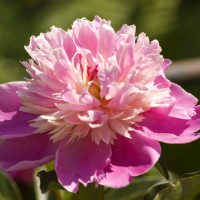
//> input picture Filter/flower.jpg, 200 x 200 px
$ ./filter flower.jpg   (built with g++ and OpenCV 4)
//> lines starting //> are read from the running program, lines starting //| are printed output that depends on the picture
#include "opencv2/imgproc/imgproc.hpp"
#include "opencv2/highgui/highgui.hpp"
#include <stdlib.h>
#include <stdio.h>

using namespace cv;

int main ( int argc, char** argv ){
  Mat filtered; //temporary varaible for newly computed values
  Mat src = imread( argv[1], 0);  //grayscale
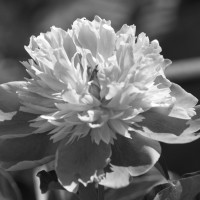
//> src: 200 rows x 200 cols, CV_8UC1; min 11, max 255, mean 109.4

  //check if src image is properly loaded
  if( !src.data ) return -1;

  imshow("Original", src);
  imwrite("original.jpg", src);
  cvMoveWindow("Original", 100, 300);

  int meanFilter1[3][3], meanFilter2[3][3] = 	   {{1,2,1},
                          												{2,4,2},
                          												{1,2,1}},
              						spatialFilter1[3][3] =  {{0,1,0},
                          												{1,-4,1},
                          												{0,1,0}},
              						spatialFilter2[3][3] = {{0,-1,0},
                          												{-1,5,-1},
                          												{0,-1,0}};
  //initialize meanFilter1 into 3x3 matrix of 1s
  for(int i = 0 ; i < 3 ; i++){
    for(int j = 0 ; j < 3 ; j++){
      meanFilter1[i][j] = 1;
    }
  }

//======================================================================================================//
//========================================MEAN FILTER 1=================================================//
//======================================================================================================//

  src = imread( argv[1], 0);  //grayscale
  filtered = imread( argv[1], 0);

  for(int i = 1 ; i < src.rows-1 ; i++){    //traverses the rows of the image source
    for(int j = 1 ; j < src.cols-1 ; j++){  //traverses the cols of the image source
      int temp = 0, sum = 0;

      for(int a = -1 ; a < 2 ; a++){         //traverses the rows of the kernel
        for (int b =  -1 ; b < 2 ; b++){      //traverses the cols of the kernel
          sum += meanFilter1[a + 1][b + 1];         //computes the sum of the values of the kernel
          temp = temp + (meanFilter1[a + 1][b + 1] * src.at<uchar>(i + a, j + b)); //multiplies the corresponding value of the kernel to the current matrix
        }
      }

      filtered.at<uchar>(i,j) = abs(temp/sum); //computes the new value of the target pixel
    }//close for
  }//close for
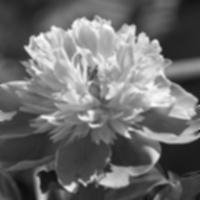
//> filtered: 200 rows x 200 cols, CV_8UC1; min 13, max 253, mean 109

  //display and save image
  imshow("Mean Filter 1", filtered);
  imwrite("meanFilter1.jpg", filtered);
  cvMoveWindow("Mean Filter 1", 500, 100);

//======================================================================================================//
//========================================MEAN FILTER 1=================================================//
//======================================================================================================//

  src = imread( argv[1], 0);  //grayscale
  filtered = imread( argv[1], 0);

  for(int i = 1 ; i < src.rows-1 ; i++){    //traverses the rows of the image source
    for(int j = 1 ; j < src.cols-1 ; j++){  //traverses the cols of the image source
      int temp = 0, sum = 0;

      for(int a = -1 ; a < 2 ; a++){         //traverses the rows of the kernel
        for (int b =  -1 ; b < 2 ; b++){      //traverses the cols of the kernel
          sum += meanFilter2[a + 1][b + 1];         //computes the sum of the values of the kernel
          temp = temp + (meanFilter2[a + 1][b + 1] * src.at<uchar>(i + a,j + b)); //multiplies the corresponding value of the kernel to the current matrix
        }
      }

      filtered.at<uchar>(i,j) = abs(temp/sum); //computes the new value of the target pixel
    }//close for
  }//close for

  //display and save image
  imshow("Mean Filter 2", filtered);
  imwrite("meanFilter2.jpg", filtered);
  cvMoveWindow("Mean Filter 2", 900, 90);

//======================================================================================================//
//=======================================SPATIAL FILTER 1===============================================//
//======================================================================================================//

  src = imread( argv[1], 0);  //grayscale
  filtered = imread( argv[1], 0);

  for(int i = 1 ; i < src.rows-1 ; i++){    //traverses the rows of the image source
    for(int j = 1 ; j < src.cols-1 ; j++){  //traverses the cols of the image source
      int temp = 0;

      for(int a = -1 ; a < 2 ; a++){         //traverses the rows of the kernel
        for (int b =  -1 ; b < 2 ; b++){      //traverses the cols of the kernel
          temp = temp + (spatialFilter1[a + 1][b + 1] * src.at<uchar>(i + a, j + b)); //multiplies the corresponding value of the kernel to the current matrix
        }
      }

      //if (abs(temp) > 255) temp = 255;
      filtered.at<uchar>(i,j) = abs(temp); //computes the new value of the target pixel

    }//close for
  }//close for
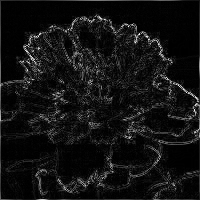
//> filtered: 200 rows x 200 cols, CV_8UC1; min 0, max 255, mean 18.4

  //display and save image
  imshow("Spatial Filter 1", filtered);
  imwrite("spatialfilter1.jpg", filtered);
  cvMoveWindow("Spatial Filter 1", 500, 400);

//======================================================================================================//
//=======================================SPATIAL FILTER 2===============================================//
//======================================================================================================//

  src = imread( argv[1], 0);  //grayscale
  filtered = imread( argv[1], 0);

  for(int i = 1 ; i < src.rows-1 ; i++){    //traverses the rows of the image source
    for(int j = 1 ; j < src.cols-1 ; j++){  //traverses the cols of the image source
      int temp = 0;

      for(int a = -1 ; a < 2 ; a++){         //traverses the rows of the kernel
        for (int b =  -1 ; b < 2 ; b++){      //traverses the cols of the kernel
          temp = temp + (spatialFilter2[a + 1][b + 1] * src.at<uchar>(i + a, j + b)); //multiplies the corresponding value of the kernel to the current matrix
        }
      }

      //if (abs(temp) > 255) temp = 255;
      filtered.at<uchar>(i,j) = abs(temp); //computes the new value of the target pixel
    }//close for
  }//close for
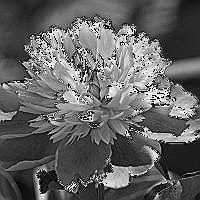
//> filtered: 200 rows x 200 cols, CV_8UC1; min 0, max 255, mean 98.8

  //display and save image
  imshow("Spatial Filter 2", filtered);
  imwrite("spatialFilter2.jpg", filtered);
  cvMoveWindow("Spatial Filter 2", 900, 400);

  waitKey(0);
	return 0;
}//end
